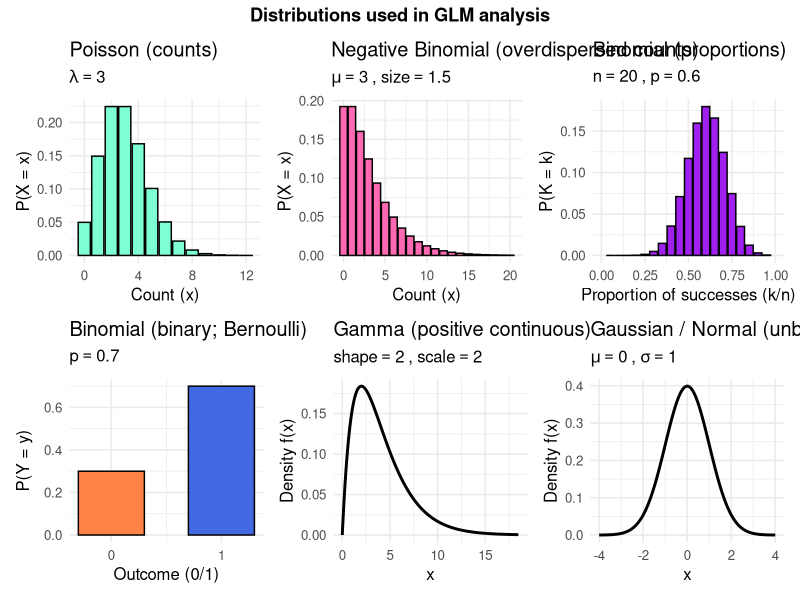

The R source for this figure:
# ---- Packages ----
library(tidyverse)
library(patchwork)

# ---- Parameters (tweak as desired) ----
# Poisson
pois_lambda <- 3

# Negative Binomial (overdispersed counts)
# You can specify by (size, mu) so it's directly comparable to Poisson's mean
nb_size <- 1.5      # smaller = more overdispersion
nb_mu   <- 3

# Binomial (proportions)
binom_n <- 20
binom_p <- 0.6

# Bernoulli (binary)
bern_p <- 0.7

# Gamma (positive continuous)
gamma_shape <- 2
gamma_scale <- 2    # mean = shape * scale

# Gaussian (unbounded continuous)
norm_mu <- 0
norm_sd <- 1

# ---- 1) Poisson PMF (counts) ----
pois_df <- tibble(
  x = 0:max(12, qpois(0.999, pois_lambda)),
  prob = dpois(x, pois_lambda)
)

p_pois <- ggplot(pois_df, aes(x, prob)) +
  geom_col(width = 0.9, fill = "aquamarine", color = "black") +
  labs(title = "Poisson (counts)",
       subtitle = bquote(lambda == .(pois_lambda)),
       x = "Count (x)", y = "P(X = x)") +
  theme_minimal(base_size = 12)

# ---- 2) Negative Binomial PMF (overdispersed counts) ----
nb_max <- max(20, qnbinom(0.999, size = nb_size, mu = nb_mu))
nb_df <- tibble(
  x = 0:nb_max,
  prob = dnbinom(x, size = nb_size, mu = nb_mu)
)

p_nb <- ggplot(nb_df, aes(x, prob)) +
  geom_col(width = 0.9, fill = "hotpink", color = "black") +
  labs(title = "Negative Binomial (overdispersed counts)",
       subtitle = bquote(mu == .(nb_mu) ~ "," ~ size == .(nb_size)),
       x = "Count (x)", y = "P(X = x)") +
  theme_minimal(base_size = 12)

# ---- 3) Binomial for Proportions (PMF plotted on x/n) ----
k <- 0:binom_n
binom_df <- tibble(
  k = k,
  prop = k / binom_n,
  prob = dbinom(k, size = binom_n, prob = binom_p)
)

p_binom_prop <- ggplot(binom_df, aes(prop, prob)) +
  geom_col(width = 1 / binom_n * 0.9, fill = "purple", color = "black") +
  scale_x_continuous(limits = c(0, 1)) +
  labs(title = "Binomial (proportions)",
       subtitle = bquote(n == .(binom_n) ~ "," ~ p == .(binom_p)),
       x = "Proportion of successes (k/n)", 
       y = "P(K = k)") +
  theme_minimal(base_size = 12)


# ---- 4) Bernoulli (binary response; single-trial binomial) ----
bern_df <- tibble(
  y = c(0, 1),
  prob = c(1 - bern_p, bern_p)
)

p_bern <- ggplot(bern_df, aes(x = y, y = prob, fill = factor(y))) +
  geom_col(width = 0.6, color = "black") +
  scale_fill_manual(values = c("0" = "sienna1", "1" = "royalblue")) +
  scale_x_continuous(breaks = c(0, 1)) +
  labs(title = "Binomial (binary; Bernoulli)",
       subtitle = bquote(p == .(bern_p)),
       x = "Outcome (0/1)", y = "P(Y = y)",
       fill = "Outcome") +
  theme_minimal(base_size = 12) +
  theme(legend.position = "none")  # removes legend if you don't want it


# ---- 5) Gamma PDF (positive continuous) ----
x_gamma_max <- qgamma(0.999, shape = gamma_shape, scale = gamma_scale)
gamma_df <- tibble(
  x = seq(0, x_gamma_max, length.out = 400),
  dens = dgamma(x, shape = gamma_shape, scale = gamma_scale)
)

p_gamma <- ggplot(gamma_df, aes(x, dens)) +
  geom_line(linewidth = 1) +
  labs(title = "Gamma (positive continuous)",
       subtitle = bquote(shape == .(gamma_shape) ~ "," ~ scale == .(gamma_scale)),
       x = "x", y = "Density f(x)") +
  theme_minimal(base_size = 12)

# ---- 6) Gaussian PDF (unbounded continuous) ----
x_norm_max <- max(4 * norm_sd, qnorm(0.999, mean = norm_mu, sd = norm_sd) - norm_mu)
norm_df <- tibble(
  x = seq(norm_mu - x_norm_max, norm_mu + x_norm_max, length.out = 400),
  dens = dnorm(x, mean = norm_mu, sd = norm_sd)
)

p_norm <- ggplot(norm_df, aes(x, dens)) +
  geom_line(linewidth = 1) +
  labs(title = "Gaussian / Normal (unbounded continuous)",
       subtitle = bquote(mu == .(norm_mu) ~ "," ~ sigma == .(norm_sd)),
       x = "x", y = "Density f(x)") +
  theme_minimal(base_size = 12)

# ---- Combine 6 panels (2 x 3) ----
fig <- (p_pois | p_nb | p_binom_prop) /
  (p_bern | p_gamma | p_norm)

fig + plot_annotation(title = "Distributions used in GLM analysis",
                      theme = theme(plot.title = element_text(hjust = 0.5, face = "bold")))
